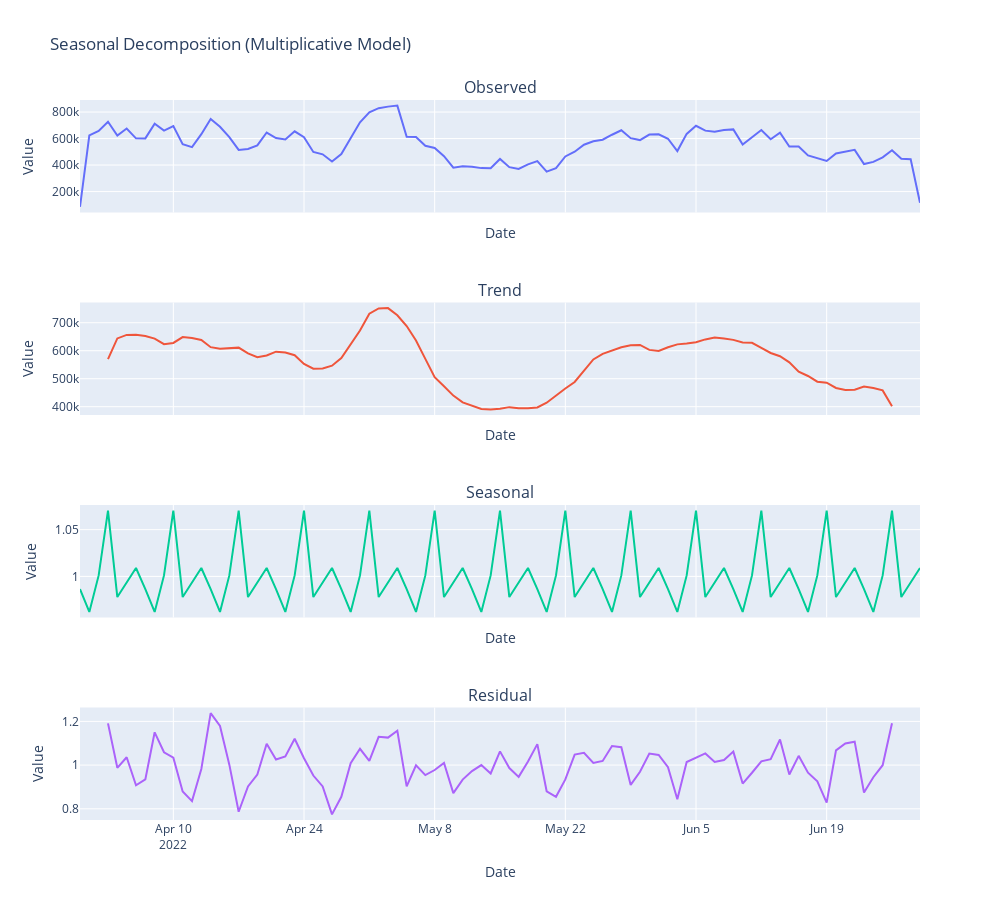

The code cell stored with this chart in its notebook:
### Code cell
res = seasonal_decompose(df1['sales'], model='multiplicative')

#Ambil index,
week = df1.index

fig = make_subplots(rows=4, cols=1, shared_xaxes=True,
                    subplot_titles=["Observed", "Trend", "Seasonal", "Residual"])

#Observed,
fig.add_trace(go.Scatter(x=week, y=res.observed, mode='lines', name='Observed'),
              row=1, col=1)

#Trend,
fig.add_trace(go.Scatter(x=week, y=res.trend, mode='lines', name='Trend'),
              row=2, col=1)

#Seasonal,
fig.add_trace(go.Scatter(x=week, y=res.seasonal, mode='lines', name='Seasonal'),
              row=3, col=1)

#Residual,
fig.add_trace(go.Scatter(x=week, y=res.resid, mode='lines', name='Residual'),
              row=4, col=1)

#Layout,
fig.update_layout(height=900, width=1000, title_text="Seasonal Decomposition (Multiplicative Model)", showlegend=False)
fig.update_xaxes(title_text="Date")
fig.update_yaxes(title_text="Value")

fig.show()
